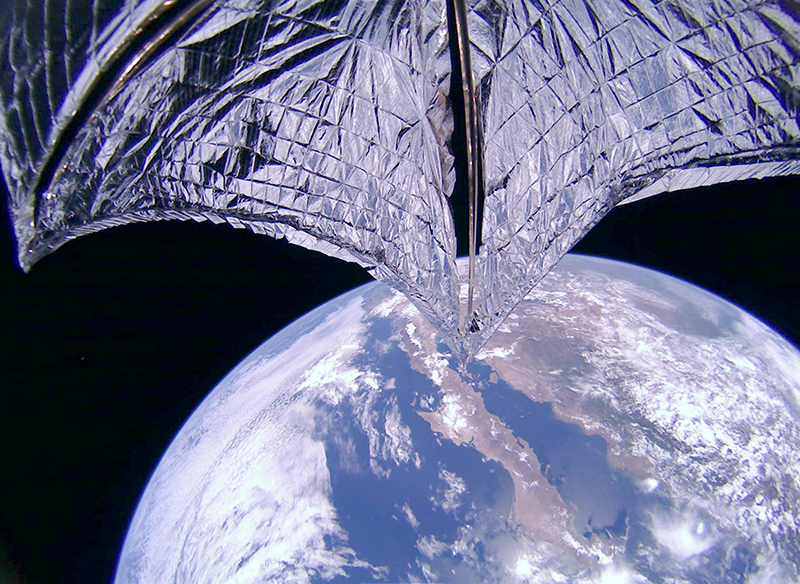
#> input picture images/sample_input.png, 800 x 584 px
$ python blurrer.py
#> lines starting #> are read from the running program, lines starting #| are printed output that depends on the picture
import cv2
import numpy as np
from matplotlib import pyplot as plt
import sys
import os
import math
pi = math.pi

def __main__(path, extension):
#> called with path = 'images/sample_input.png', extension = '.png'
  img = cv2.imread(path)
#> img is the input picture: shape (584, 800, 3); mean B, G, R 144.1, 116.2, 113.5
  path = path.replace(extension, "")
  outOfFocus(img, path, extension, 5)
  gaussianBlur(img, path, extension)
  horizontalBlur(img, path, extension, 5)
  verticalBlur(img, path, extension, 5)
  boxBlur(img, path, extension, 5)
  medianBlur(img, path, extension, 5)

def gaussianBlur(img, path, extension):
  gausBlur = cv2.GaussianBlur(img, (11,11),0)
  cv2.imwrite(path + "_gaussianBlur" + extension, gausBlur)

def outOfFocus(img, path, extension, k):
#> called with path = 'images/sample_input', extension = '.png', k = 5
  kernel = np.zeros((k, k))
  r = k/2
  rSquared = r**2
  for x in range(0, len(kernel)):
    for y in range(0, len(kernel)):
      condition = ((x+1)**2) + ((y+1)**2)
      condition = math.sqrt(condition)
      if condition <= rSquared:
        kernel[x, y] = 1
  kernel /= (rSquared * pi)
  focus = cv2.filter2D(img, -1, kernel)
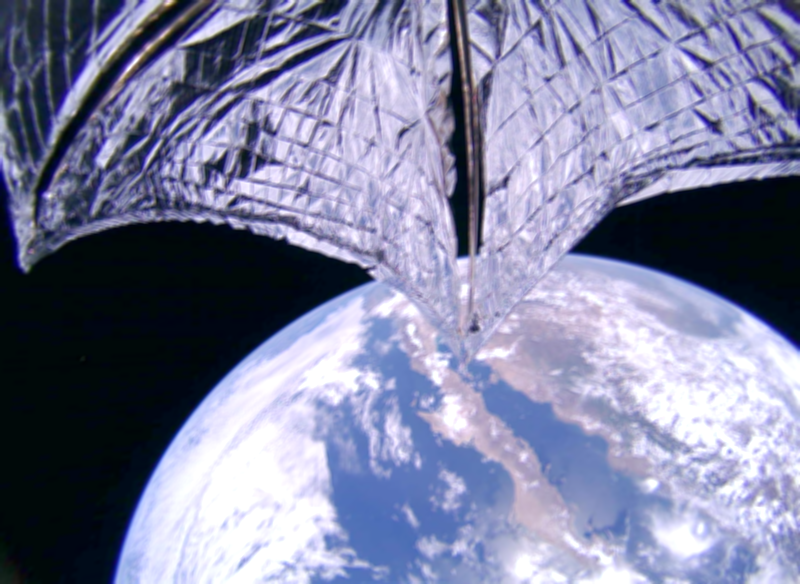
#> focus: shape (584, 800, 3); mean B, G, R 159.6, 129.8, 126.9
#> in gaussianBlur, `gausBlur = cv2.GaussianBlur(img, (11,11),0)`:
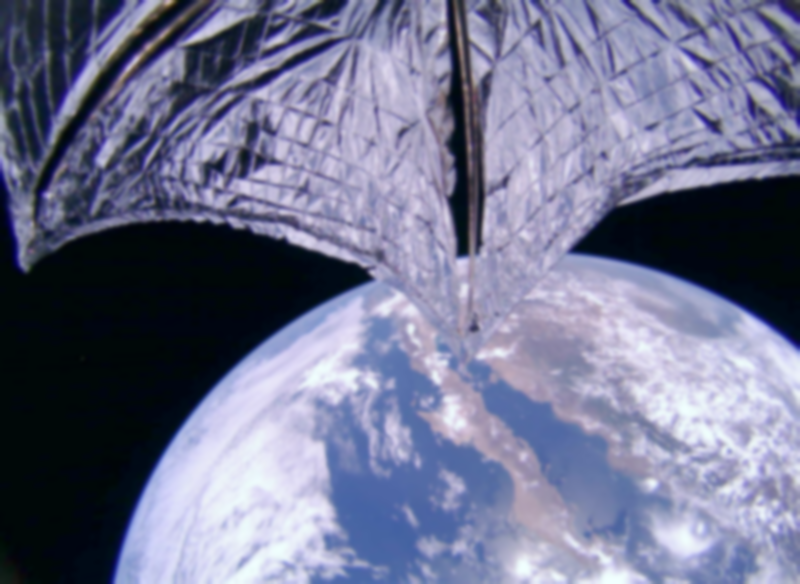
#> gausBlur: shape (584, 800, 3); mean B, G, R 144.1, 116.2, 113.5
  cv2.imwrite(path + "_outofFocus" + extension, focus)

def horizontalBlur(img, path, extension, k):
#> called with path = 'images/sample_input', extension = '.png', k = 5
  kernel = np.zeros((k, k))
  kernel[int((k - 1)/2), :] = np.ones(k)
  kernel /= k
  horizontal = cv2.filter2D(img, -1, kernel)
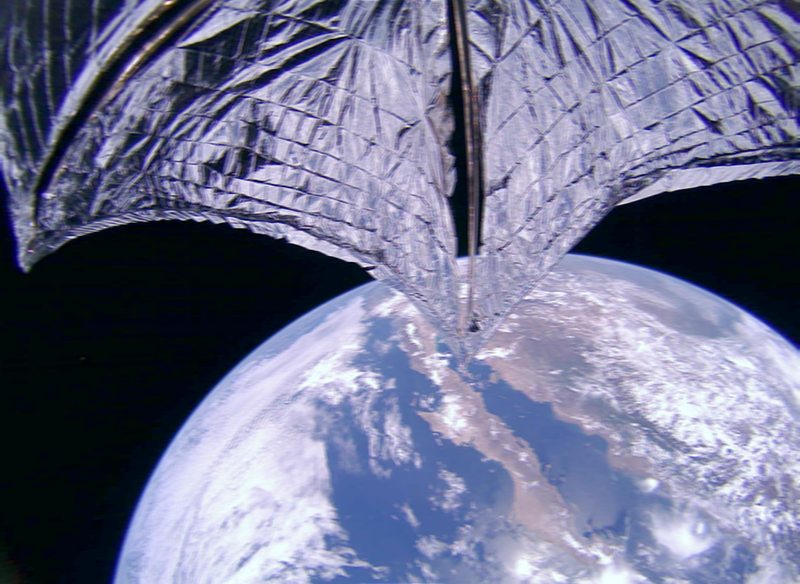
#> horizontal: shape (584, 800, 3); mean B, G, R 144.1, 116.2, 113.5
  cv2.imwrite(path + "_horizontalBlur" + extension, horizontal)

def verticalBlur(img, path, extension, k):
#> called with path = 'images/sample_input', extension = '.png', k = 5
  kernel = np.zeros((k, k))
  kernel[:, int((k - 1)/2)] = np.ones(k)
  kernel /= k
  vertical = cv2.filter2D(img, -1, kernel)
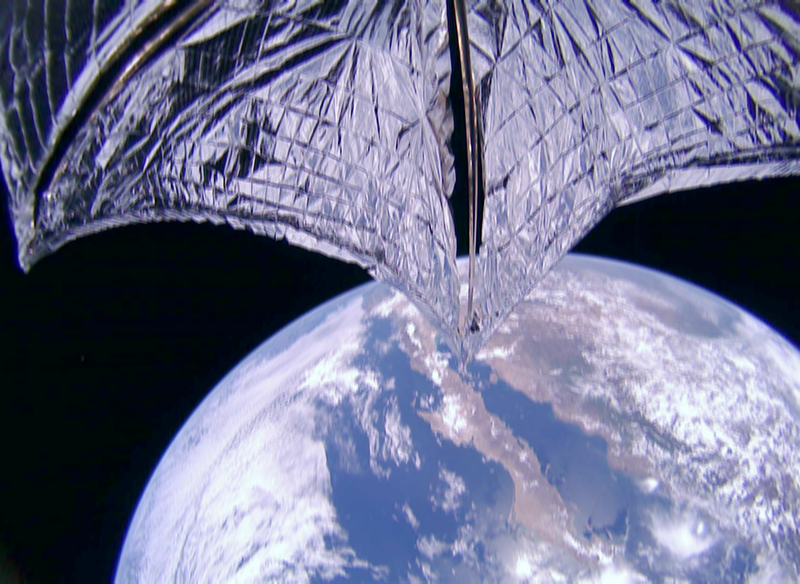
#> vertical: shape (584, 800, 3); mean B, G, R 144.1, 116.2, 113.5
  cv2.imwrite(path + "_verticalBlur" + extension, vertical)

def boxBlur(img, path, extension, k):
#> called with path = 'images/sample_input', extension = '.png', k = 5
  kernel = np.ones((k,k),np.float32) / (k ** 2)
  avging = cv2.blur(img,(5,5))
  cv2.imwrite(path + "_boxBlur" + extension, avging)

def medianBlur(img, path, extension, k):
#> called with path = 'images/sample_input', extension = '.png', k = 5
  medBlur = cv2.medianBlur(img,k)
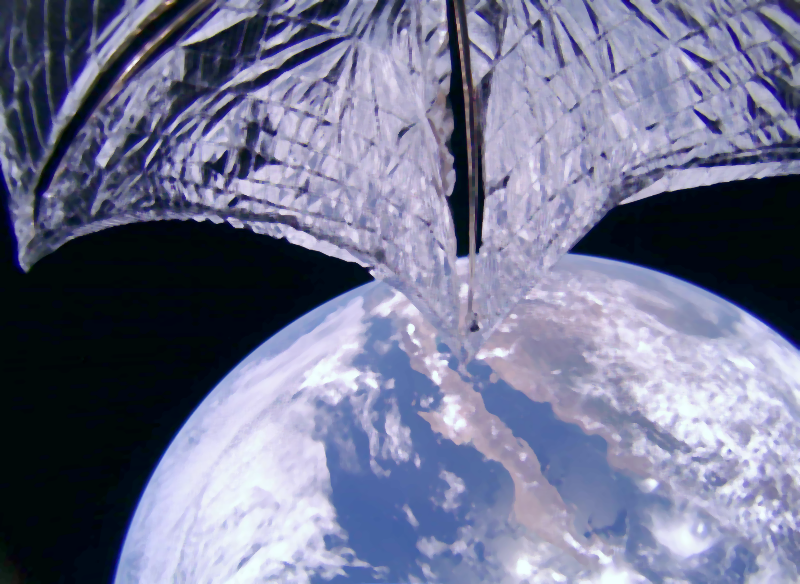
#> medBlur: shape (584, 800, 3); mean B, G, R 144.5, 116.7, 113.8
  cv2.imwrite(path + "_medianBlur" + extension, medBlur)

if __name__ == "__main__":
  path = "images/sample_input.png"
  extension = os.path.splitext(path)[1]
  print(extension)
  __main__(path, extension)
